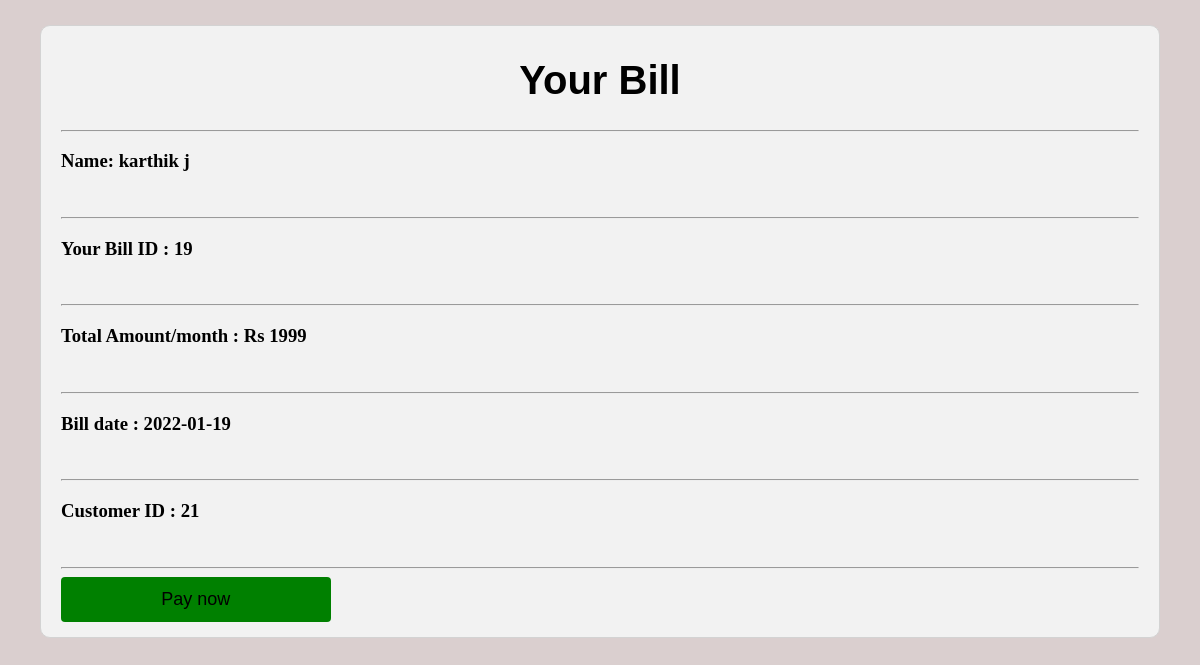
/EasyBill/vbill.php (signed in), run on the app's committed database.
### tables this page shows
CREATE TABLE `bill` (
  `Bill_id` int(255) NOT NULL,
  `Amount` varchar(255) NOT NULL,
  `Bill_date` date NOT NULL,
  `Cust_id` int(255) NOT NULL,
  `Isp_id` int(255) NOT NULL
);

### EasyBill/vbill.php (the view, shortened to what this page needs)
<!DOCTYPE html>
<html lang="en">
<head>
    <link rel="stylesheet" href="vbill.css">
</head>
<body>
<div class="container">
    <h1>Your Bill</h1>
    <hr>
    <?php echo "<h3>Name: " . $_SESSION['Name'] . "</h3>"; ?>
    <br>
    <hr>
<?php
        include 'connection1.php';
        $Name= $_SESSION['Name'];
        $condition="select * from customer where Name='$Name'";
        $conquery=mysqli_query($con,$condition);
        $result=mysqli_fetch_array($conquery);
        $Cust_id=$result['Cust_id'];
        $selectquery=" select  *  from  bill where Cust_id='$Cust_id' " ;
        $query=mysqli_query($con,$selectquery);
        while($res=mysqli_fetch_array($query))
        {
     ?>
    <?php echo "<h3>Your Bill ID : " . $res['Bill_id'] . "</h3>"; ?>
    <br>
    <hr>
    <?php echo "<h3>Total Amount/month : " . $res['Amount'] . "</h3>"; ?>
    <br>
    <hr>
    <?php echo "<h3>Bill date : " . $res['Bill_date'] . "</h3>"; ?>
    <br>
    <hr>
    <?php echo "<h3>Customer ID : " . $res['Cust_id'] . "</h3>"; ?>
    <br>
    <hr>
            <?php
        }
        ?>
         <input type="submit" name="submit" value="Pay now" >
         </div>
</body>
</html>

### EasyBill/vbill.css (style rules this page uses)
body { background-color: rgb(218, 207, 207); margin: 15px 30px; padding: 10px; }
.container { background-color: #f2f2f2; padding: 5px 20px 15px 20px; border: 1px solid lightgray; border-radius: 10px; }
h1 { text-align: center; font-size: 40px; font-family: 'Gill Sans', 'Gill Sans MT', Calibri, 'Trebuchet MS', sans-serif; }
input[type="submit"] { background-color: green; font-size: 18px; text-align: center; border: none; border-radius: 4px; cursor: pointer; width: 25%; padding: 12px 20px; }

### data on the page
bill: Bill_id "19", Amount "Rs 1999", Bill_date "2022-01-19", Cust "21"

### other printed values
$_SESSION['Name'] "karthik j"
